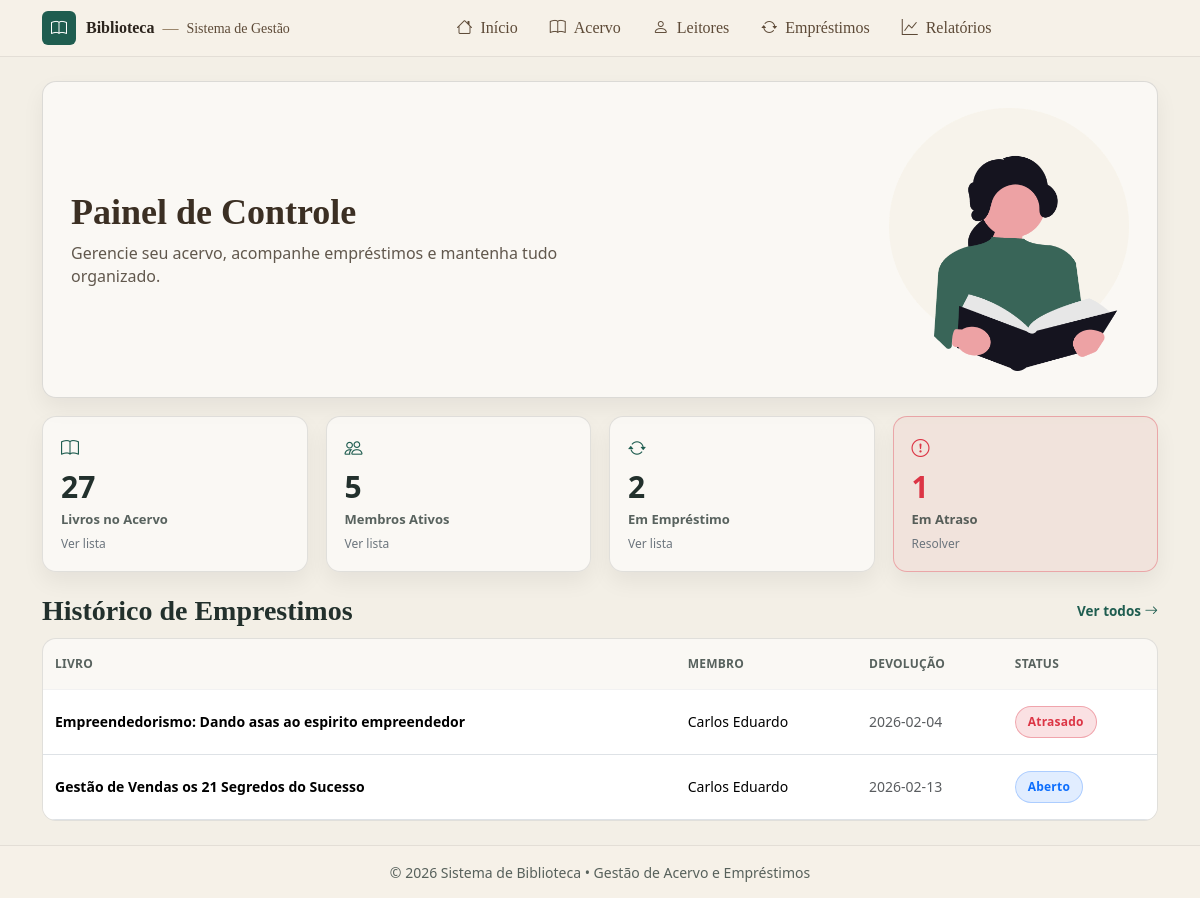
Before: / with the older database file.
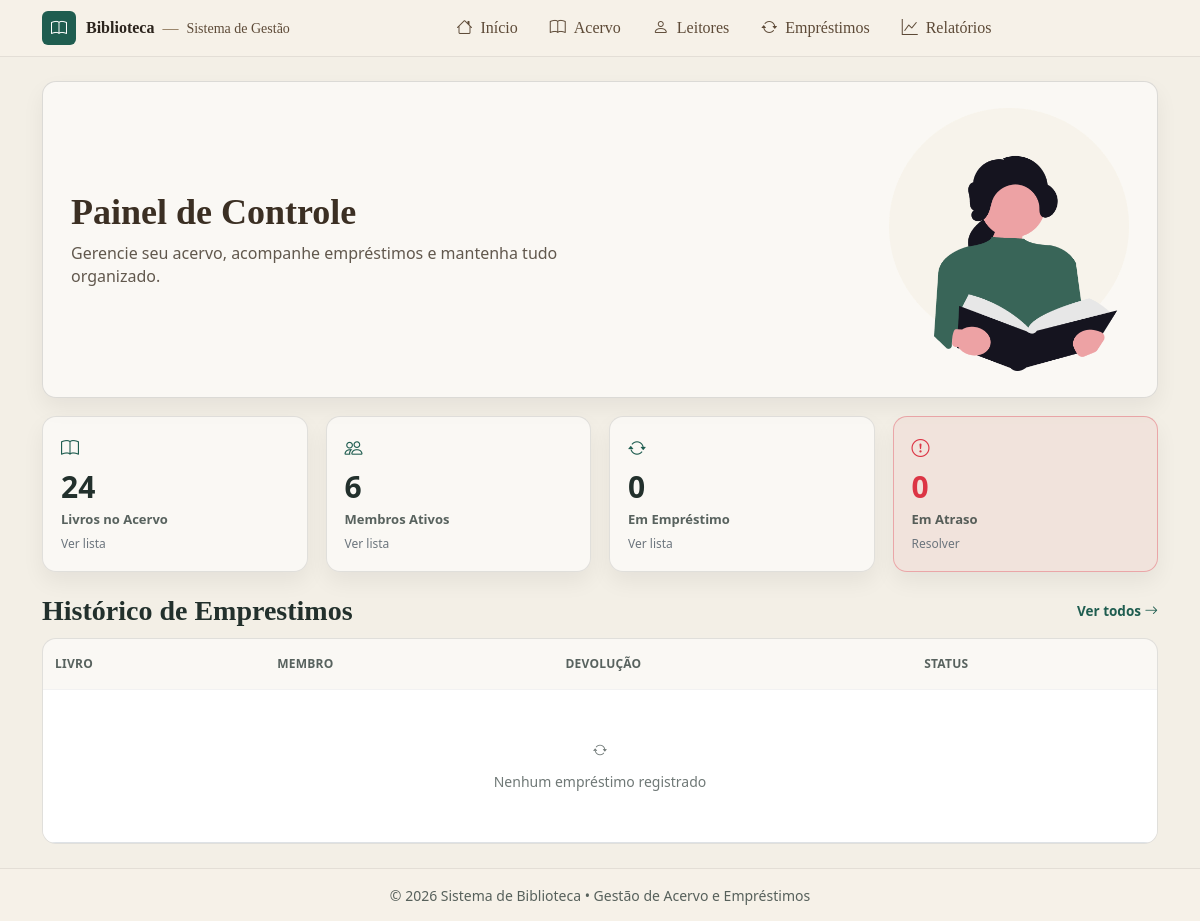
After: the same page with the newer database file.
### tables this page shows
CREATE TABLE `emprestimos` (
  `id` int(11) NOT NULL,
  `id_usuario` int(11) NOT NULL,
  `id_livro` int(11) NOT NULL,
  `data_emprestimo` date DEFAULT curdate(),
  `data_prevista` date DEFAULT NULL,
  `data_devolucao` date DEFAULT NULL,
  `devolvido` tinyint(1) DEFAULT 0
);

CREATE TABLE `livros` (
  `id` int(11) NOT NULL,
  `titulo` varchar(150) NOT NULL,
  `autor` varchar(100) DEFAULT NULL,
  `ano_publicacao` int(11) DEFAULT NULL,
  `disponivel` tinyint(1) DEFAULT 1,
  `criado_em` timestamp NOT NULL DEFAULT current_timestamp(),
  `ISBN` varchar(20) DEFAULT NULL,
  `capa_url` varchar(255) DEFAULT NULL,
  `qtd_total` int(11) NOT NULL DEFAULT 1,
  `qtd_disp` int(11) NOT NULL DEFAULT 1,
  `categoria` int(11) DEFAULT NULL,
  `sinopse` text DEFAULT NULL,
  `assuntos` text DEFAULT NULL,
  `editora` varchar(255) DEFAULT NULL
);

CREATE TABLE `usuarios` (
  `id` int(11) NOT NULL,
  `nome` varchar(100) NOT NULL,
  `email` varchar(255) DEFAULT NULL,
  `telefone` varchar(20) DEFAULT NULL,
  `criado_em` timestamp NOT NULL DEFAULT current_timestamp(),
  `perfil` enum('admin','leitor') NOT NULL,
  `cpf` varchar(14) NOT NULL,
  `ativo` tinyint(1) NOT NULL DEFAULT 1
);

### index.php (the view, shortened to what this page needs)
<?php
include("conexao.php");
$hoje = date('Y-m-d');
$livros_total = (int)mysqli_fetch_assoc(
  mysqli_query($conn, "SELECT COUNT(*) AS c FROM livros WHERE disponivel = 1")
)['c'];
$usuarios_total = (int)mysqli_fetch_assoc(
  mysqli_query($conn, "SELECT COUNT(*) AS c FROM usuarios WHERE ativo = 1 AND perfil = 'leitor'")
)['c'];
$em_emprestimo = (int)mysqli_fetch_assoc(
  mysqli_query($conn, "SELECT COUNT(*) AS c FROM emprestimos WHERE devolvido = 0")
)['c'];
$atrasados = (int)mysqli_fetch_assoc(mysqli_query(
  $conn,
  "SELECT COUNT(*) AS c
   FROM emprestimos
   WHERE devolvido = 0
     AND data_prevista IS NOT NULL
     AND data_prevista < CURDATE()"
))['c'];
$sql_recent = "
SELECT
  e.id,
  e.data_prevista,
  e.data_devolucao,
  e.devolvido,
  u.nome AS membro,
  l.titulo AS livro
FROM emprestimos e
JOIN usuarios u ON u.id = e.id_usuario
JOIN livros l ON l.id = e.id_livro
ORDER BY e.id DESC
LIMIT 3
";
$recentes = mysqli_query($conn, $sql_recent);
include("includes/header.php");
?>
<div class="container my-4">
  <div class="dash-hero">
    <div class="dash-hero__text">
      <h2 class="dash-hero__title">Painel de Controle</h2>
      <p class="dash-hero__sub">
        Gerencie seu acervo, acompanhe empréstimos e mantenha tudo organizado.
      </p>
    </div>
    <div class="dash-hero__img">
      <img src="<?= $base ?>/assets/reader.png" alt="Ilustração leitura">
    </div>
  </div>
  <div class="dash-kpis">
    <a class="kpi-card kpi-click" href="<?= $base ?>/livros/listar.php?f=acervo" title="Ver livros no acervo">
      <div class="kpi-ic"><i class="bi bi-book"></i></div>
      <div class="kpi-num"><?= (int)$livros_total ?></div>
      <div class="kpi-label">Livros no Acervo</div>
      <div class="kpi-hint">Ver lista</div>
    </a>
    <a class="kpi-card kpi-click" href="<?= $base ?>/usuarios/listar.php?f=ativos" title="Ver leitores ativos">
      <div class="kpi-ic"><i class="bi bi-people"></i></div>
      <div class="kpi-num"><?= (int)$usuarios_total ?></div>
      <div class="kpi-label">Membros Ativos</div>
      <div class="kpi-hint">Ver lista</div>
    </a>
    <a class="kpi-card kpi-click" href="<?= $base ?>/emprestimos/listar.php?f=abertos" title="Ver empréstimos em aberto">
      <div class="kpi-ic"><i class="bi bi-arrow-repeat"></i></div>
      <div class="kpi-num"><?= (int)$em_emprestimo ?></div>
      <div class="kpi-label">Em Empréstimo</div>
      <div class="kpi-hint">Ver lista</div>
    </a>
    <a class="kpi-card kpi-danger kpi-click" href="<?= $base ?>/emprestimos/listar.php?f=atrasados" title="Ver atrasados">
      <div class="kpi-ic"><i class="bi bi-exclamation-circle"></i></div>
      <div class="kpi-num"><?= (int)$atrasados ?></div>
      <div class="kpi-label">Em Atraso</div>
      <div class="kpi-hint">Resolver</div>
    </a>
  </div>
  <div class="dash-section">
    <div class="dash-section__head">
      <h3 class="dash-h3">Histórico de Emprestimos</h3>
      <a class="dash-link" href="<?= $base ?>/emprestimos/listar.php">
        Ver todos <i class="bi bi-arrow-right"></i>
      </a>
    </div>
    <div class="dash-table">
      <div class="table-responsive">
        <table class="table table-clean align-middle mb-0">
          <thead>
            <tr>
              <th>Livro</th>
              <th>Membro</th>
              <th>Devolução</th>
              <th>Status</th>
            </tr>
          </thead>
          <tbody id="tbodyRecentes">
            <?php if ($recentes && mysqli_num_rows($recentes) > 0) { ?>
              <?php while ($e = mysqli_fetch_assoc($recentes)) {
                $devolvido = (int)$e['devolvido'];
                $prevista  = $e['data_prevista'] ?? null;
                $atrasado  = ($devolvido === 0 && !empty($prevista) && $prevista < $hoje);
              ?>
                <tr>
                  <td class="fw-semibold"><?= htmlspecialchars($e['livro']) ?></td>
                  <td><?= htmlspecialchars($e['membro']) ?></td>
                  <td class="text-muted">
                    <?php
                      if ($devolvido === 1) echo htmlspecialchars($e['data_devolucao'] ?? '-');
                      else echo htmlspecialchars($e['data_prevista'] ?? '-');
                    ?>
                  </td>
                  <td>
                    <?php if ($devolvido === 1) { ?>
                      <span class="badge-status badge-done">Devolvido</span>
                    <?php } elseif ($atrasado) { ?>
                      <span class="badge-status badge-late">Atrasado</span>
                    <?php } else { ?>
                      <span class="badge-status badge-open">Aberto</span>
                    <?php } ?>
                  </td>
                </tr>
              <?php } ?>
            <?php } else { ?>
              <tr>
                <td colspan="4">
                  <div class="dash-empty">
                    <i class="bi bi-arrow-repeat"></i>
                    <span>Nenhum empréstimo registrado</span>
                  </div>
                </td>
              </tr>
            <?php } ?>
          </tbody>
        </table>
      </div>
    </div>
  </div>
</div>
<?php include("includes/footer.php"); ?>

### includes/header.php (shortened to what this page needs)
<?php
$base = "/biblioteca_senac";
$path = parse_url($_SERVER['REQUEST_URI'], PHP_URL_PATH);
?>
<!DOCTYPE html>
<html lang="pt-br">
<head>
  <link href="https://cdn.jsdelivr.net/npm/bootstrap@5.3.3/dist/css/bootstrap.min.css" rel="stylesheet">
  <link href="https://cdn.jsdelivr.net/npm/bootstrap-icons@1.11.3/font/bootstrap-icons.css" rel="stylesheet">
  <link rel="stylesheet" href="<?= $base ?>/assets/css/style.css">
</head>
<body class="app-body">
  <nav class="navbar navbar-expand-lg header-clean">
    <div class="container">
      <a class="header-brand" href="<?= $base ?>/index.php">
        <span class="brand-icon">
          <i class="bi bi-book"></i>
        </span>
        <span class="brand-text">
          <strong>Biblioteca</strong>
          <span class="brand-sep">—</span>
          <span class="brand-sub">Sistema de Gestão</span>
        </span>
      </a>
      <div class="collapse navbar-collapse" id="menu">
        <ul class="navbar-nav mx-auto header-menu">
          <li class="nav-item">
            <a class="nav-link <?= ($path === $base . '/index.php' || $path === $base . '/') ? 'active' : '' ?>"
              href="<?= $base ?>/index.php">
              <i class="bi bi-house"></i> Início
            </a>
          </li>
          <li class="nav-item">
            <a class="nav-link <?= (strpos($path, $base . '/livros') !== false) ? 'active' : '' ?>"
              href="<?= $base ?>/livros/listar.php">
              <i class="bi bi-book"></i> Acervo
            </a>
          </li>
          <li class="nav-item">
            <a class="nav-link <?= (strpos($path, $base . '/usuarios') !== false) ? 'active' : '' ?>"
              href="<?= $base ?>/usuarios/listar.php">
              <i class="bi bi-person"></i> Leitores
            </a>
          </li>
          <li class="nav-item">
            <a class="nav-link <?= (strpos($path, $base . '/emprestimos') !== false) ? 'active' : '' ?>"
              href="<?= $base ?>/emprestimos/listar.php">
              <i class="bi bi-arrow-repeat"></i> Empréstimos
            </a>
          </li>
          <li class="nav-item">
            <a class="nav-link <?= (strpos($path, $base . '/relatorios') !== false) ? 'active' : '' ?>"
              href="<?= $base ?>/relatorios/index.php">
              <i class="bi bi-graph-up"></i> Relatórios
            </a>
          </li>
        </ul>
      </div>
    </div>
  </nav>
  <main class="app-main">

### includes/footer.php (shortened to what this page needs)
</main>
<footer class="footer-clean">
  <div class="container footer-clean__inner">
    <small>© <?= date("Y") ?> Sistema de Biblioteca • Gestão de Acervo e Empréstimos</small>
  </div>
</footer>
</body>
</html>

### assets/css/base.css (style rules this page uses)
:root { --green: #1f5d50; --green-2: #17463d; --beige: #f3efe6; --gold: #c58a2a; --text: #22302c; --muted: #6c7a74; --shadow: 0 16px 34px rgba(0,0,0,.10); }
* { box-sizing: border-box; }
body.app-body { background: var(--beige); color: var(--text); min-height: 100vh; display: flex; flex-direction: column; }
.app-main { flex: 1; display: block; }

### assets/css/header.css (style rules this page uses)
:root { --green: #1f5d50; --gold: #d4af37; --muted: #6c757d; }
.header-clean { background: #f6f1e8 !important; border-bottom: 1px solid rgba(0,0,0,.08); box-shadow: none !important; padding: 0.5rem 0; }
.header-clean a { text-decoration: none !important; }
.header-brand { display: flex; align-items: center; gap: 10px; color: #2c241d !important; }
.header-brand .brand-icon { width: 34px; height: 34px; border-radius: 6px; background: var(--green); color: #fff; display: inline-flex; align-items: center; justify-content: center; font-size: 16px; }
.header-brand .brand-text { display: inline-flex; align-items: center; gap: 6px; font-family: Georgia, "Times New Roman", serif; }
.header-brand .brand-sub { font-size: 14px; color: #5d4a37; }
.header-brand .brand-sep { color: #8b7355; margin: 0 2px; }
.header-menu .nav-link { color: #5d4a37 !important; font-family: Georgia, serif; font-weight: 500; padding: 8px 16px !important; border-radius: 6px; display: inline-flex; align-items: center; gap: 8px; transition: all 0.2s ease; }

### assets/css/footer.css (style rules this page uses)
.footer-clean { background: #f6f1e8; border-top: 1px solid rgba(0,0,0,.08); }
.footer-clean__inner { text-align: center; padding: 14px 0; color: rgba(34,48,44,.75); }

### assets/css/tables.css (style rules this page uses)
.table-clean thead th { background: transparent; border-bottom: 0 !important; color: rgba(34,48,44,.75); font-weight: 800; font-size: 12px; letter-spacing: .02em; padding: 16px 12px; text-transform: uppercase; }
.table-clean tbody td { border-top: 1px solid rgba(0,0,0,.05) !important; padding: 16px 12px; font-size: 14px; vertical-align: middle; }

### assets/css/dashboard.css (style rules this page uses)
.dash-kpis { margin-top: 18px; display: grid; grid-template-columns: repeat(4, 1fr); gap: 18px; }
.kpi-card { background: rgba(255,255,255,.55); border: 1px solid rgba(0,0,0,.10); border-radius: 14px; padding: 18px; box-shadow: 0 10px 22px rgba(0,0,0,.06); }
.kpi-ic { color: var(--green); font-size: 18px; margin-bottom: 10px; }
.kpi-num { font-weight: 900; font-size: 30px; color: var(--text); line-height: 1; }
.kpi-label { margin-top: 8px; color: rgba(34,48,44,.75); font-size: 13px; font-weight: 700; }
.kpi-danger { border-color: rgba(220,53,69,.35); background: rgba(220,53,69,.06); }
.kpi-danger .kpi-ic, .kpi-danger .kpi-num { color: #dc3545; }
.dash-hero { background: rgba(255,255,255,.55); border: 1px solid rgba(0,0,0,.12); border-radius: 14px; padding: 26px 28px; display: grid; grid-template-columns: 1fr 320px; align-items: center; gap: 24px; box-shadow: 0 10px 22px rgba(0,0,0,.06); margin-bottom: 18px; }
.dash-hero__title { font-family: Georgia, "Times New Roman", serif; font-weight: 800; font-size: 36px; margin: 0 0 8px; color: #3b2f23; }
.dash-hero__sub { margin: 0; color: rgba(59,47,35,.80); max-width: 520px; line-height: 1.4; }
.dash-hero__img { display:flex; justify-content:flex-end; align-items:center; }
.dash-hero__img img { width: 240px; max-width: 100%; height: auto; display:block; opacity: .95; }
.dash-section { margin-top: 22px; }
.dash-section__head { display:flex; align-items:center; justify-content:space-between; gap: 12px; margin-bottom: 10px; }
.dash-h3 { font-family: Georgia, "Times New Roman", serif; font-weight: 800; margin: 0; color: var(--text); }
.dash-link { color: var(--green); text-decoration: none; font-weight: 800; font-size: 13.5px; }
.dash-table { background: rgba(255,255,255,.55); border: 1px solid rgba(0,0,0,.10); border-radius: 14px; overflow: hidden; }
.dash-empty { display:flex; flex-direction:column; align-items:center; justify-content:center; gap: 10px; padding: 34px 10px; color: rgba(34,48,44,.65); }

### index.php (style rules this page uses)
.kpi-click { display:block; text-decoration:none; color: inherit; position: relative; cursor: pointer; transition: transform .12s ease, box-shadow .12s ease; }
.kpi-hint { font-size: 12px; color: #6c757d; margin-top: 6px; }

### assets/css/components.css (style rules this page uses)
.badge-status { display:inline-flex; align-items:center; gap: 6px; padding: 6px 12px; border-radius: 999px; font-size: 12px; font-weight: 800; letter-spacing: .2px; }
.badge-open { background: rgba(13,110,253,.12); border: 1px solid rgba(13,110,253,.25); color: #0d6efd; }
.badge-late { background: rgba(220,53,69,.15); border: 1px solid rgba(220,53,69,.35); color: #dc3545; }

Changed rows visible on the page:
removed emprestimos: id_livro.titulo "Empreendedorismo: Dando asas ao espirito empreendedor", id_usuario.nome "Carlos Eduardo", data_prevista "2026-02-04", devolvido "Atrasado"
removed emprestimos: id_livro.titulo "Gestão de Vendas os 21 Segredos do Sucesso", id_usuario.nome "Carlos Eduardo", data_prevista "2026-02-13", devolvido "Aberto"
Other visible differences:
$livros_total: "27" → "24"
$usuarios_total: "5" → "6"
$em_emprestimo: "2" → "0"
$atrasados: "1" → "0"
text now shown: "Nenhum empréstimo registrado"
